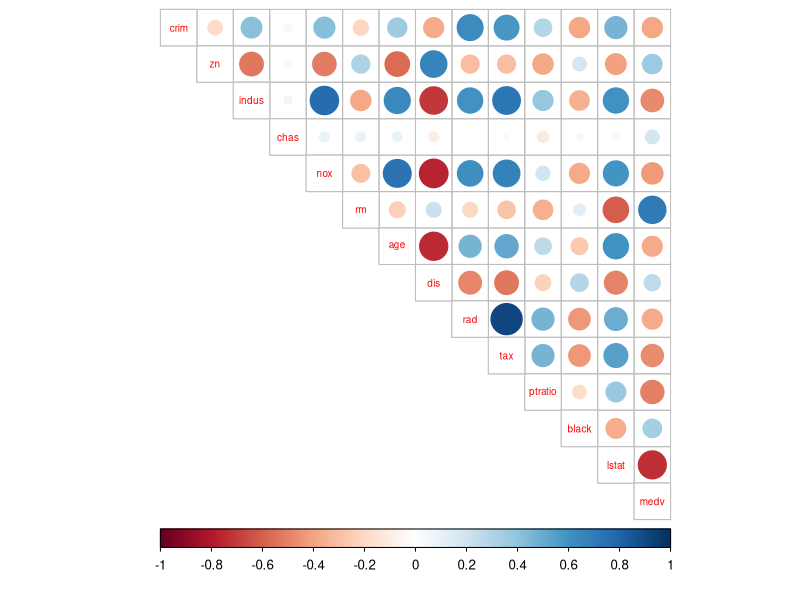
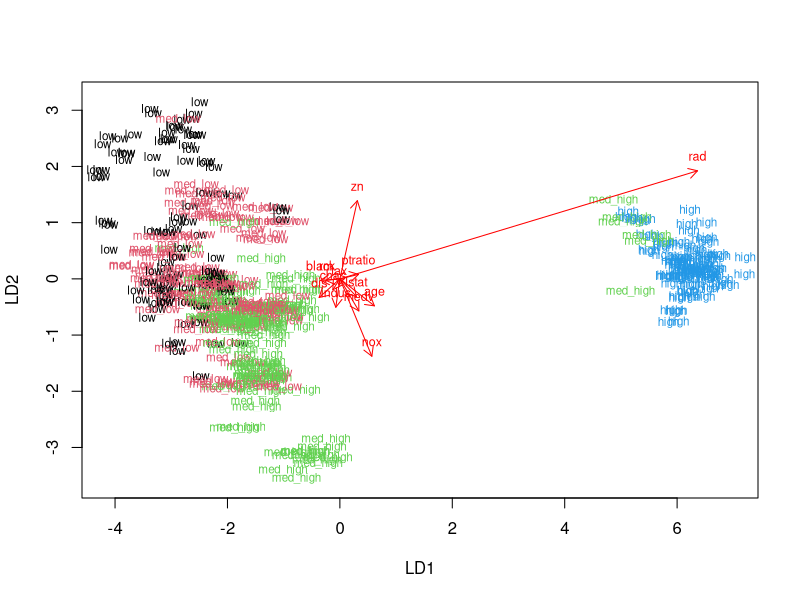
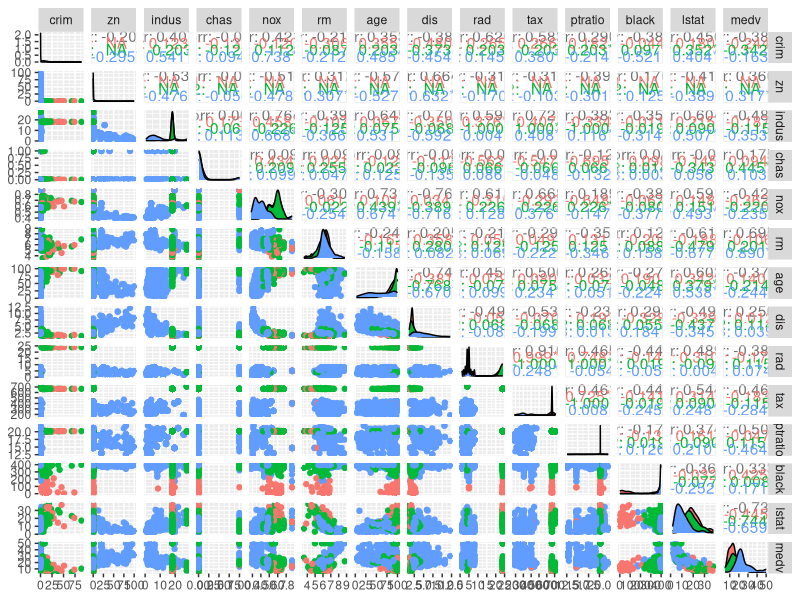
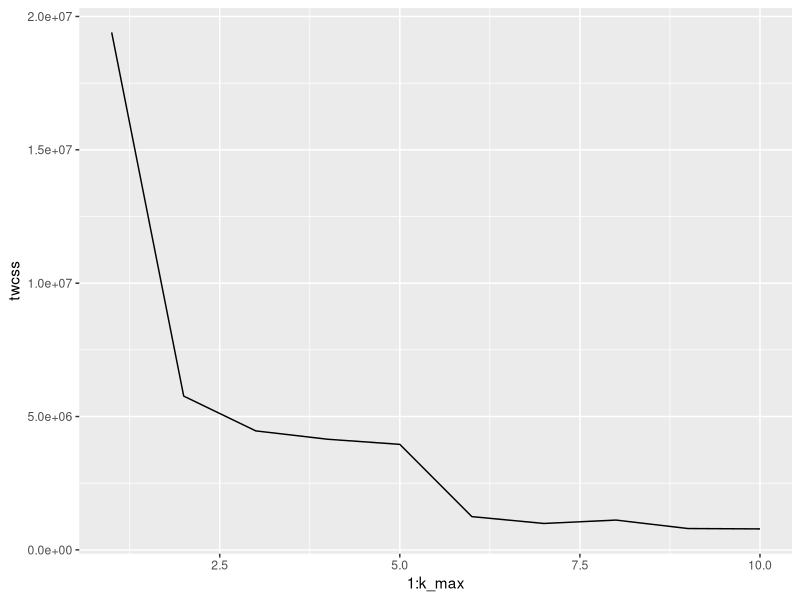
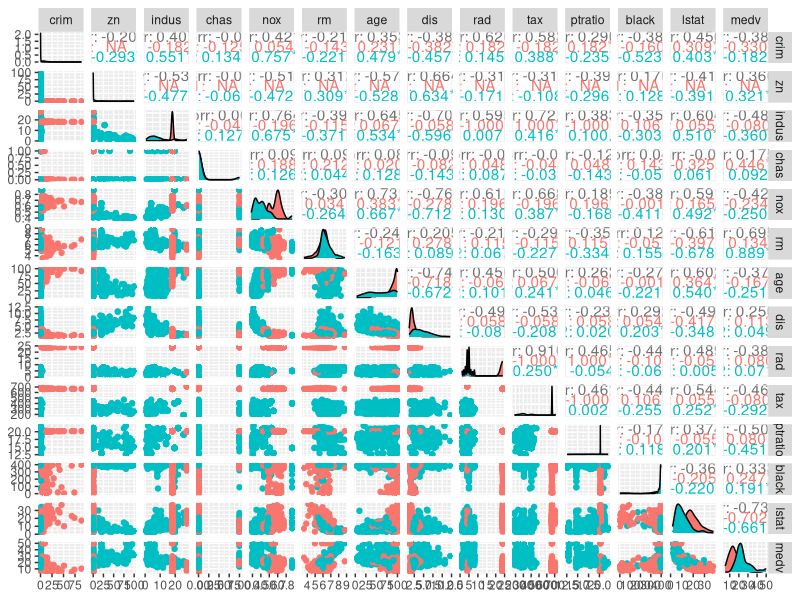
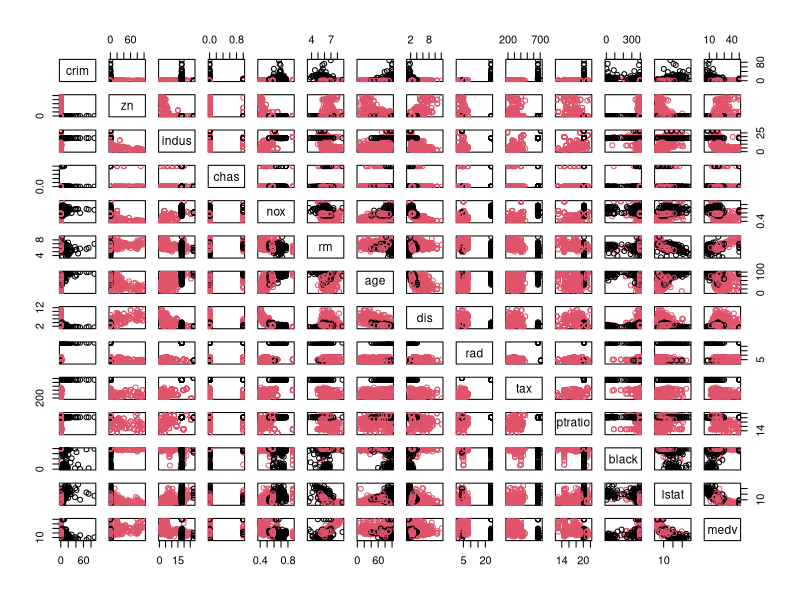

Recreate these plots in R, in order.
## ---- chunk 1
# Libraries
library(MASS)
library(corrplot)
library(dplyr)
library(ggplot2)
library(GGally)

# Load the Boston data from MASS:
data("Boston")

## ---- chunk 2
# Exploring the data:
dim(Boston)
str(Boston)

## ---- chunk 3
# Summary of the variables
summary(Boston)
## ---- chunk 4

# Calculating correlation matrix and rounding it
cor_matrix<-cor(Boston) %>% round(digits = 2)

# Printing the matrix
cor_matrix

# Visualizing the matrix
corrplot(cor_matrix, method="circle", type="upper", cl.pos="b", tl.pos="d", tl.cex = 0.6)

## ---- chunk 5
# Scaling the data
boston_scaled <- scale(Boston)

# Changing the class to data frame from "matrix" "array"
boston_scaled <- as.data.frame(boston_scaled)

# Summary of the scaled variables
summary(boston_scaled)

## ---- chunk 6
# Quantile vector of variable 'crim':
bins <- quantile(boston_scaled$crim)
bins

# Categorical variable 'crime':
crime <- cut(boston_scaled$crim, breaks = bins, include.lowest = TRUE, label = c("low","med_low","med_high","high"))

# Removing original 'crim'
boston_scaled <- dplyr::select(boston_scaled, -crim)

# Adding 'crime'
boston_scaled <- data.frame(boston_scaled, crime)

# Choosing randomly 80% of the rows:
n <- nrow(boston_scaled)
ind <- sample(n,  size = n * 0.8)

# Dividing to train and test sets:
train <- boston_scaled[ind,]
test <- boston_scaled[-ind,]
## ---- chunk 7
# Linear discriminant analysis
lda.fit <- lda(crime ~ ., data = train)
lda.fit

# Function for LDA biplot arrows
lda.arrows <- function(x, myscale = 1, arrow_heads = 0.1, color = "red", tex = 0.75, choices = c(1,2)){
  heads <- coef(x)
  arrows(x0 = 0, y0 = 0, 
         x1 = myscale * heads[,choices[1]], 
         y1 = myscale * heads[,choices[2]], col=color, length = arrow_heads)
  text(myscale * heads[,choices], labels = row.names(heads), 
       cex = tex, col=color, pos=3)
}

# Target classes as numeric
classes <- as.numeric(train$crime)

# Plot the LDA results
plot(lda.fit, dimen = 2, col = classes, pch = classes)
lda.arrows(lda.fit, myscale = 2)

## ---- chunk 8
# Save the correct classes from test data:
correct_classes <- test$crime

# Remove the crime variable from test data:
test <- dplyr::select(test, -crime)

# Predict classes with test data:
lda.pred <- predict(lda.fit, newdata = test)

# Cross-tabulate the results:
table(correct = correct_classes, predicted = lda.pred$class)

## ---- chunk 9
# Reload data
data('Boston')

# Standardizing and changing class to data frame
boston_scaled <- scale(Boston)
boston_scaled <- as.data.frame(boston_scaled)

# Euclidean distance matrix
dist_eu <- dist(boston_scaled)
summary(dist_eu)

# Manhattan distance matrix
dist_man <- dist(Boston, method = 'manhattan')
summary(dist_man)

# Set seed to remove randomness between runs
set.seed(123)

# Maximum number of clusters
k_max <- 10

# K-means clustering, 1st attempt before determining optimal nr of clusters
km1 <-kmeans(Boston, centers = 3)

# Visualization by ggpairs, using different colours for different clusters 
cluster1 <- as.factor(km1$cluster)
ggpairs(Boston, mapping = aes(col = cluster1))

# Calculate the total within sum of squares to find the optimal number of clusters
twcss <- sapply(1:k_max, function(k){kmeans(Boston, k)$tot.withinss})

# Visualize the results
qplot(x = 1:k_max, y = twcss, geom = 'line')

# K-means clustering
km2 <-kmeans(Boston, centers = 2)
summary(km2)

# Visualization by ggpairs, using different colours for different clusters 
cluster2 <- as.factor(km2$cluster)
ggpairs(Boston, mapping = aes(col = cluster2))

# Same with pairs function, not quite as pretty
pairs(Boston, col = cluster2)

